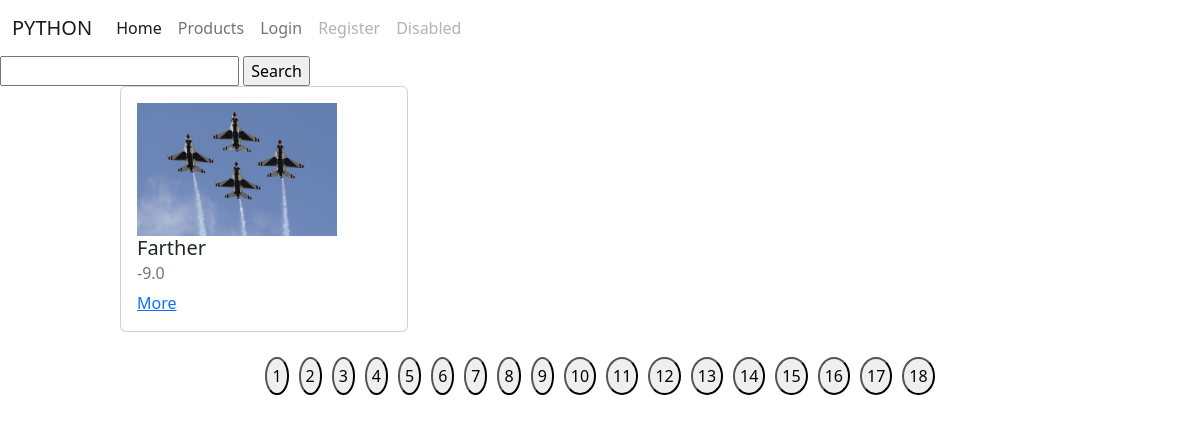
Screenshot of /products/ with the database file from the repository.
### Products/models.py (models this page shows)
class Product(models.Model):
    image = models.ImageField(blank=True, null=True)
    title = models.CharField(max_length=255)
    description = models.TextField()
    rate = models.FloatField()
    create_date = models.DateField(auto_now_add=True)
    modified_date = models.DateField(auto_now=True)
    commentable = models.BooleanField(default=True)

### Products/views.py (the view)
# urls.py: path('products/', products_view),
def products_view(request):
    if request.method == 'GET':
        products = Product.objects.all()
        search = request.GET.get('search')
        page = int(request.GET.get('page', 1))
        if search:
            products = Product.objects.filter(
                description__icontains=search
            )  |  Product.objects.filter(
                title__icontains=search
            )
        """
        max page
        """
        max_page = products.__len__() / PAGINATION_LIMIT
        if round(max_page) < max_page:
            max_page = round(max_page) + 1
        else:
            max_page = round(max_page)
        print(max_page)
        """
        slice products by stranica
        """
        products = products[PAGINATION_LIMIT * (page-1):PAGINATION_LIMIT*page]
        context = {
            'products': products,
            'user': request.user,
            'max_page': range(1, max_page+1)
        }
        return render(request, 'products/products.html', context=context)

### templates/products/products.html
{% extends 'layouts/main.html' %}
{% load static %}
{% block head %}
        <link rel="stylesheet" href="{% static 'products.css' %}">
{% endblock %}
{% block content %}
    <div class="search">
        <form action="/products/" method="get">
            <input type="text" name="search">
            <input type="submit" value="Search">
        </form>
    </div>
    <div class="products">
        {% for product in products %}
            <div class="card" style="width: 18rem;">
              <div class="card-body">
                    {% if product.image %}
                        <img class="products_imge" src="/media/{{ product.image }}" alt="">
                    {% else %}
                        <img class="products_imge" src="https://icon-library.com/images/no-user-image-icon/no-user-image-icon-27.jpg">
                    {% endif %}
                  <h5 class="card-title">{{ product.title }}</h5>
                  <h6 class="card-subtitle mb-2 text-muted">{{ product.rate }}</h6>
                  <a href="/products/{{ product.id }}" class="card-link">More</a>
            </div>
        </div>
        {% endfor %}
    </div>
    <div class="pages">
        {% for page in max_page %}
            <a href="/products/?page={{ page }}">
                <button>{{ page }}</button>
            </a>
        {% endfor %}
    </div>
{% endblock %}

### static/products.css (style rules this page uses)
.products { display: flex; justify-content: space-between; margin-left: 10%; width: 80%; flex-wrap: wrap ; }
.products_imge { width: 200px; }
.pages { margin-top: 20px; display: flex; justify-content: center; }
.pages> a> button { margin: 5px; border-radius: 50%; padding: 5px; }

### rows the page displays
Product: image (picture), title "Farther", rate "-9.0"

### other values shown
{{ page }} "1" "2" "3" "4" "5" "6" "7" "8" "9" "10" "11" "12" "13" "14" "15" "16" "17" "18"
